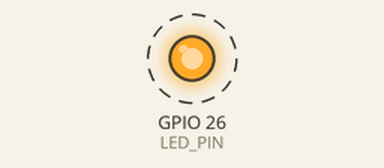
Simulated run of this sketch. Board: ESP32. On the bench: output pins drawn as LEDs (lit = HIGH). Dashed ring = blinking. What the sketch prints to the serial monitor is not drawn.

Above: at 1.5 s.
Timing chart, 0 to 5.6 s (numbered marks = the images above):
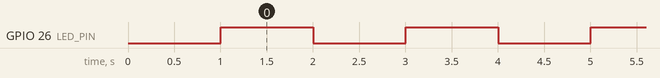

The sketch:

led_output_test.ino
```cpp
constexpr uint8_t LED_PIN = 26;

void setup() {
  Serial.begin(115200);
  delay(1000);

  pinMode(LED_PIN, OUTPUT);
  digitalWrite(LED_PIN, LOW);

  Serial.println();
  Serial.println("LED output test started.");
}

void loop() {
  digitalWrite(LED_PIN, HIGH);
  Serial.println("LED ON");
  delay(1000);

  digitalWrite(LED_PIN, LOW);
  Serial.println("LED OFF");
  delay(1000);
}
```

Measured:
- by itself, GPIO 26 (LED_PIN): alternates HIGH for 1.0 s and LOW for 1.0 s
